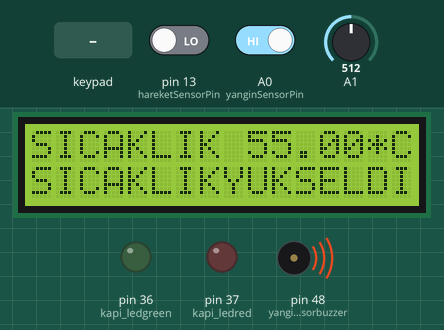
Recording of a sketch running on a simulated Arduino Mega 2560, built with avr-gcc and run on an emulated ATmega2560. Shown: 16×2 character LCD, output pins drawn as LEDs (lit = HIGH), buzzer (waves = sounding, pin HIGH). Inputs (shaded band) come from the test bench; at power-on: A1 = 512, A0 (yanginSensorPin) HIGH, pin 13 (hareketSensorPin) LOW. What the sketch prints to the serial monitor is not drawn.

Above: at 1.2 s.
1.3 s: keypad keys 4 3 4 4 4 5 4 6 pressed 0.4 s apart
At 3.5 s:
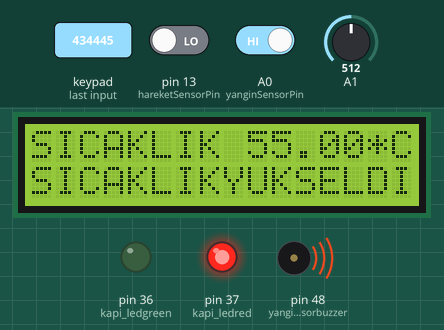
7.5 s: A1 set to 122
At 8.8 s:
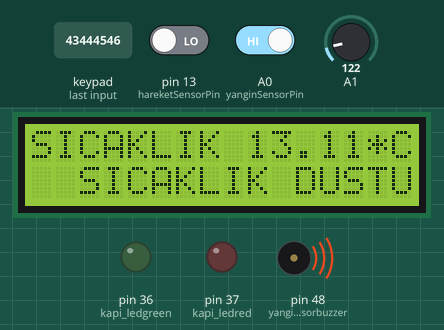
9.1 s: keypad keys 1 7 0 1 # pressed 0.4 s apart
At 11.3 s:
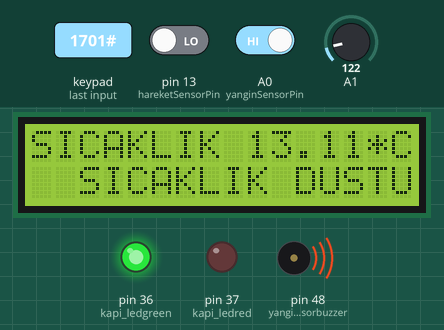
13.0 s: A0 (yanginSensorPin) driven LOW
At 14.0 s:
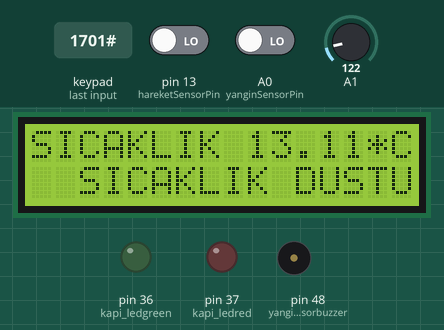
14.5 s: keypad keys 4 3 4 4 4 5 4 6 * pressed 0.4 s apart
At 16.2 s:
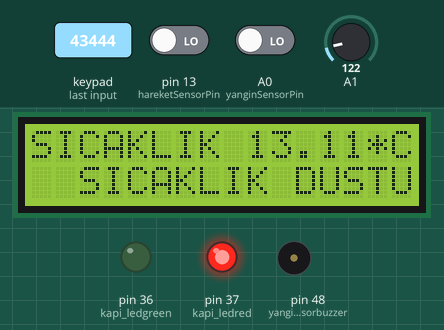
21.1 s: A1 set to 306
At 22.0 s:
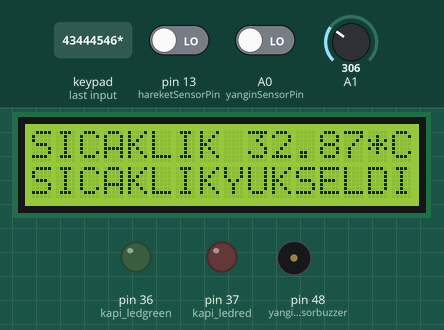
Timing chart, 0 to 24.1 s (numbered marks = the images above; inputs shaded):
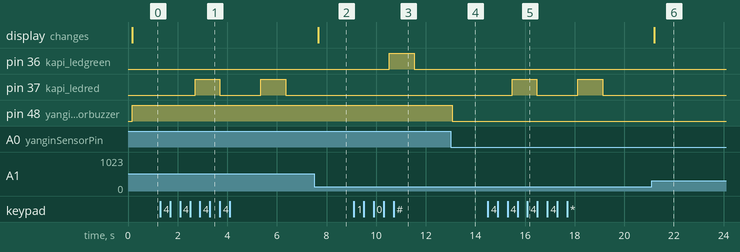

The sketch:

sketch_apr10a.ino
```cpp
// Belinay Polatcan 210202104
// Ahmet Can Okumus 200202015


#include <LiquidCrystal.h>
#include <Keypad.h>

#define sifre_uzunluk 4

  int yanginSensorPin= A0;
  int yanginSensorbuzzer = 48;
  int hareketSensorPin=13;
  boolean hareketSensordegeri=0;
  int hareketsensor_lamba=34;
  int kapi_ledred=37;
  int kapi_ledgreen=36;
  float sicaklikdegeri;
  int i=0;
  char sifre_eleman=0;
  int keypadgiris=0;


char kapi_sifre[sifre_uzunluk]={'1','7','0','1'};
char alinan_sifre[sifre_uzunluk]={0};

const int satir = 4;
const int sutun = 3;


char tuslar[satir][sutun] = {
  {'1','2','3'},
  {'4','5','6'},
  {'7','8','9'},
  {'#','0','*'}
};


byte satirpin[satir] = {43, 44, 45, 46};
byte sutunpin[sutun] = {40, 39, 38};


Keypad cKeypad = Keypad( makeKeymap(tuslar), satirpin, sutunpin, satir, sutun );

LiquidCrystal lcd(26,27,28,29,30,31);

void sifre_Al(){


    sifre_eleman=cKeypad.getKey();


    if(sifre_eleman){

    Serial.print(sifre_eleman);

    alinan_sifre[i]=sifre_eleman;

    i++;

  }


}


bool sifre_Eslestir(){


  if(alinan_sifre[0]==kapi_sifre[0] && alinan_sifre[1]==kapi_sifre[1] && alinan_sifre[2]==kapi_sifre[2] && alinan_sifre[3]==kapi_sifre[3]){

    return true;

  }

  return false;


}


void setup() {

    Serial.begin(9600);

    analogReference(INTERNAL1V1);

    pinMode(kapi_ledred,OUTPUT);
    pinMode(kapi_ledgreen,OUTPUT);


   lcd.begin(16, 2);


    pinMode(yanginSensorPin, INPUT_PULLUP);
    pinMode(yanginSensorbuzzer, OUTPUT);
    pinMode(hareketSensorPin,INPUT);
    pinMode(hareketsensor_lamba,OUTPUT);

}


void loop() {


   // Kapi Sifre

   sifre_Al();


   if(i==4){

    i=0;

    if(sifre_Eslestir()==true ){


    digitalWrite(kapi_ledgreen,HIGH);


    delay(1000);


    digitalWrite(kapi_ledgreen,LOW);


    }
    if(sifre_Eslestir()==false ){


      digitalWrite(kapi_ledred,HIGH);


      delay(1000);


      digitalWrite(kapi_ledred,LOW);

    }

   }


     // Sicaklik Sensoru


   sicaklikdegeri=analogRead(A1);


   sicaklikdegeri=sicaklikdegeri*1100/(1024*10);
   lcd.print("SICAKLIK ");
   lcd.print(sicaklikdegeri);
   lcd.print("*C");
   delay(100);
   lcd.clear();


    if(sicaklikdegeri<20){
      lcd.print("SICAKLIK ");
      lcd.print(sicaklikdegeri);
      lcd.print("*C");
      lcd.setCursor(2,1);
    lcd.print("SICAKLIK DUSTU!");
    }


    if(sicaklikdegeri>30){
      lcd.print("SICAKLIK ");
      lcd.print(sicaklikdegeri);
      lcd.print("*C");
      lcd.setCursor(0,1);
      lcd.print("SICAKLIKYUKSELDI");

    }


    // Yangin Sensoru


   int yanginSensordegeri = digitalRead(yanginSensorPin);


    if(yanginSensordegeri==HIGH)
    {

    digitalWrite(yanginSensorbuzzer, HIGH);

     }

     else
     {

    digitalWrite(yanginSensorbuzzer, LOW);

     }


   // Hareket Sensoru


   hareketSensordegeri=digitalRead(hareketSensorPin);


    if(hareketSensordegeri==1){
    digitalWrite(hareketsensor_lamba,HIGH);

     }
    else{

    digitalWrite(hareketsensor_lamba,LOW);


    }


}
```

Measured:
- after the input at 1.3 s, pin 37 (kapi_ledred): alternates HIGH for 1.0 s and LOW for 1.6 s, starting after 1.4 s
- after the input at 7.5 s, the display: changes after 0.17 s (image 2)
- after the input at 9.1 s, pin 36 (kapi_ledgreen): LOW → HIGH after 1.4 s, → LOW 1.0 s later
- after the input at 13.0 s, pin 48 (yanginSensorbuzzer): HIGH → LOW after 0.06 s
- after the input at 14.5 s, pin 37 (kapi_ledred): alternates HIGH for 1.0 s and LOW for 1.6 s, starting after 0.98 s
- after the input at 21.1 s, the display: changes after 0.11 s (image 6)
